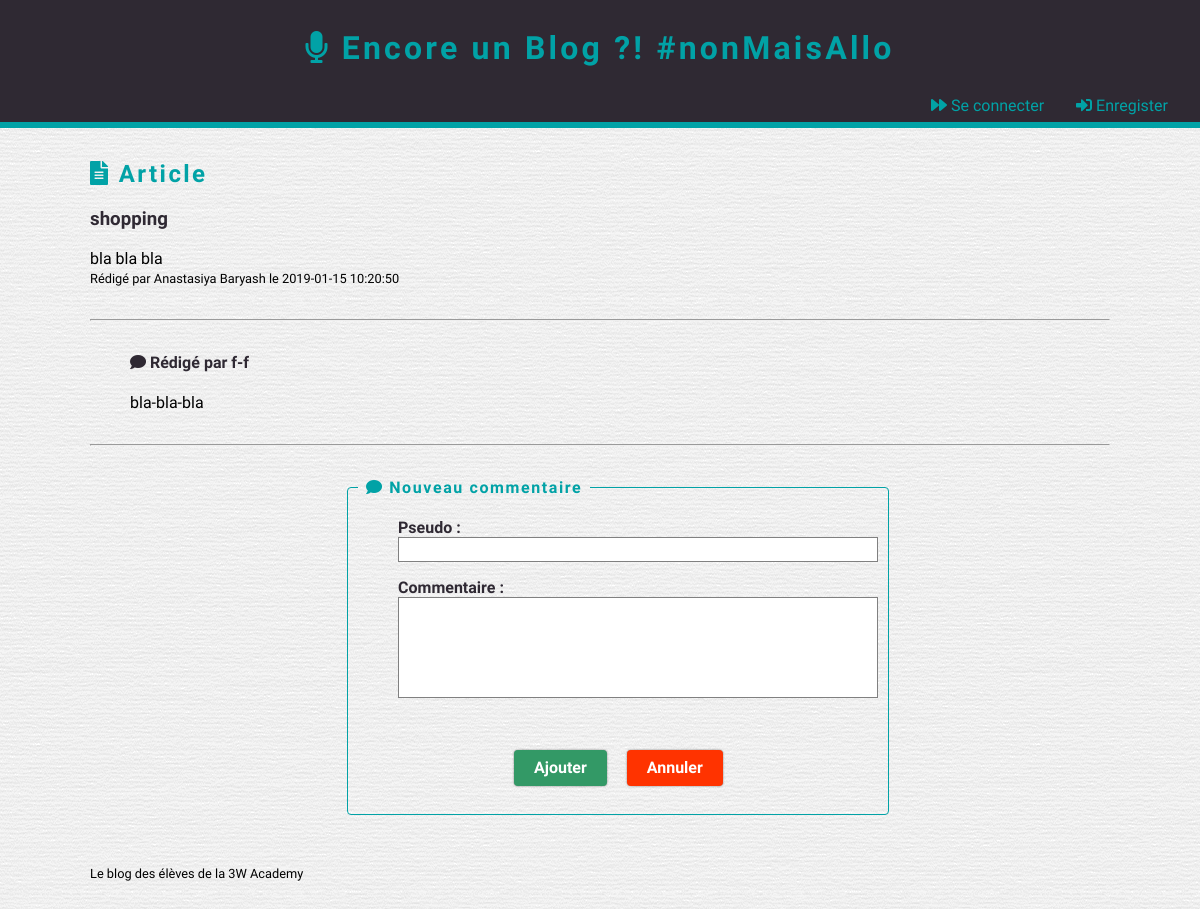
Page /show_post.php?id=1 on the committed database.
### tables this page shows
CREATE TABLE `Post` (
  `Id` int(11) NOT NULL,
  `Title` varchar(100) NOT NULL,
  `Content` text NOT NULL,
  `CreationDate` datetime NOT NULL,
  `Author_Id` int(11) NOT NULL,
  `Category_Id` int(11) NOT NULL
);

CREATE TABLE `Author` (
  `Id` int(11) NOT NULL,
  `FirstName` varchar(100) NOT NULL,
  `LastName` varchar(100) NOT NULL
);

CREATE TABLE `Comments` (
  `Id` int(11) NOT NULL,
  `Pseudo` varchar(100) NOT NULL,
  `CreationDate` datetime NOT NULL,
  `Contents` text NOT NULL,
  `Post_Id` int(10) NOT NULL
);

### show_post.php (called while the page is built, shortened)
<?php
include 'application/bdd_connexion.php';
$query = $pdo->prepare
(
	'SELECT
        Post.Id,
        Title,
        Content,
        CreationDate,
        FirstName,
        LastName
  FROM Post
  INNER JOIN Author
  ON Post.Author_Id=Author.Id
  WHERE Post.Id = ?'
);
$query->execute(array($_GET['id']));
$post = $query->fetch(PDO::FETCH_ASSOC);
$query = $pdo->prepare
(
	'SELECT Pseudo, Contents
  FROM Comments
  WHERE Post_Id = ?'
);
$query->execute(array($_GET['id']));
$postComment = $query->fetchAll(PDO::FETCH_ASSOC);
include 'layout.phtml';
?>

### show_post.phtml (the view, shortened to what this page needs)
<h2><i class="fas fa-file-alt"></i> Article</h2>
<section class="post">
    <h3><?=$post['Title']?></h3>
    <article>
      <?=$post['Content']?>
    </article>
    <small>
      Rédigé par <?=$post['FirstName'].' '.$post['LastName']?> le <?=$post['CreationDate']?>
    </small>
</section>
<hr>
  <ul class="comment-list">
    <?php foreach ($postComment as $value): ?>
      <li class="comment">
        <h4><i class="fa fa-comment"></i>&nbsp;Rédigé par <?=htmlspecialchars($value['Pseudo'])?></h4>
        <article>
          <?=substr(htmlspecialchars($value['Contents']), 0, 100)?>
        </article>
      </li>
    <?php endforeach; ?>
  </ul>
<hr>
<form class="generic-form" action="add_comment.php" method="POST">
    <fieldset>
        <legend><i class="fas fa-comment"></i> Nouveau commentaire</legend>
        <ul>
            <li>
                <label for="nickName">Pseudo :</label>
                <input type="text" id="nickName" name="nickName">
            </li>
            <li>
                <label class="textarea" for="contents">Commentaire :</label>
                <textarea id="contents" name="contents" rows="5"></textarea>
            </li>
            <li>
                <button class="button button-primary" type="submit">Ajouter</button>
                <a class="button button-cancel" href="index.php">Annuler</a>
            </li>
        </ul>
    </fieldset>
</form>

### css/blog-main.css (style rules this page uses)
* { box-sizing: border-box; }
a { text-decoration: none; }
form { margin-top: 2em; }
form fieldset { border-radius: 4px; }
form fieldset legend { padding: 0 0.5em; }
hr { margin-bottom: 2em; margin-top: 2em; }

### css/blog-theme.css (style rules this page uses)
a { color: #01A2A6; transition: all 0.25s; }
body { background: url('../images/theme/paper.png') repeat; font-family: 'Dosis', sans-serif; }
h1, h2 { color: #01A2A6; letter-spacing: 0.1em; }
.comment { list-style-type: none; }
.comment h4 { color: #2F2933; }
.post { list-style-type: none; }
.post h3 { color: #2F2933; }

### css/ui-button.css (style rules this page uses)
.button { display: inline-block; padding: 0.375em 1.25em; border: none; border-radius: 4px; box-shadow: 0 0 2px 0 rgba(0, 0, 0, 0.5); font-weight: bold; line-height: 1.5em; text-decoration: none; transition: background-color 0.25s, box-shadow 0.25s; }
.button + .button { margin-left: 1em; }
.button-cancel { background-color: #FF3300; color: white; }
.button-primary { background-color: #339966; color: white; }

### css/ui-form.css (style rules this page uses)
.generic-form { margin: 0 auto; width: 50%; }
.generic-form fieldset { border-color: #01A2A6; }
.generic-form fieldset legend { color: #01A2A6; font-weight: bold; letter-spacing: 0.1em; }
.generic-form input[type="password"], .generic-form input[type="text"], .generic-form select, .generic-form textarea { padding: 2px; border: 1px solid grey; transition: background-color 0.33s; }
.generic-form input[type="password"], .generic-form input[type="text"], .generic-form select, .generic-form textarea { width: 30em; }
.generic-form textarea { resize: none; }
.generic-form ul { list-style-type: none; }
.generic-form ul li { margin: 1em 0; }
.generic-form ul li:last-child { margin-left: 116px; margin-top: 3em; }
.generic-form ul li label { display: inline-block; color: #2F2933; font-weight: bold; }
.generic-form ul li label.textarea { vertical-align: top; }
.generic-form ul li label { width: 112px; }

### rows in the picture
post: Title "shopping", Content "bla bla bla", Author_Id.FirstName "Anastasiya", Author_Id.LastName "Baryash", CreationDate "2019-01-15 10:20:50"
comments: Pseudo "f-f", Contents "bla-bla-bla"
